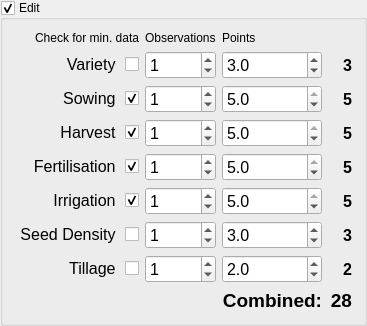
         <widget class="QGroupBox" name="gbxManagement">
          <property name="sizePolicy">
           <sizepolicy hsizetype="Preferred" vsizetype="Minimum">
            <horstretch>0</horstretch>
            <verstretch>0</verstretch>
           </sizepolicy>
          </property>
          <property name="minimumSize">
           <size>
            <width>0</width>
            <height>0</height>
           </size>
          </property>
          <property name="title">
           <string>Edit</string>
          </property>
          <property name="flat">
           <bool>false</bool>
          </property>
          <property name="checkable">
           <bool>true</bool>
          </property>
          <property name="checked">
           <bool>true</bool>
          </property>
          <layout class="QGridLayout" name="gridLayout">
           <item row="0" column="2">
            <widget class="QLabel" name="lblMgmtPoints">
             <property name="font">
              <font>
               <pointsize>9</pointsize>
              </font>
             </property>
             <property name="text">
              <string>Points</string>
             </property>
            </widget>
           </item>
           <item row="1" column="1">
            <widget class="QSpinBox" name="sbVarietyObsMgmt">
             <property name="sizePolicy">
              <sizepolicy hsizetype="Minimum" vsizetype="Minimum">
               <horstretch>0</horstretch>
               <verstretch>0</verstretch>
              </sizepolicy>
             </property>
             <property name="font">
              <font>
               <pointsize>12</pointsize>
              </font>
             </property>
             <property name="toolTip">
              <string>&lt;html&gt;&lt;head/&gt;&lt;body&gt;&lt;p&gt;Number of observations&lt;/p&gt;&lt;/body&gt;&lt;/html&gt;</string>
             </property>
             <property name="value">
              <number>1</number>
             </property>
            </widget>
           </item>
           <item row="0" column="1">
            <widget class="QLabel" name="lblMgmtObservations">
             <property name="sizePolicy">
              <sizepolicy hsizetype="Preferred" vsizetype="Fixed">
               <horstretch>0</horstretch>
               <verstretch>0</verstretch>
              </sizepolicy>
             </property>
             <property name="font">
              <font>
               <pointsize>9</pointsize>
              </font>
             </property>
             <property name="text">
              <string>Observations</string>
             </property>
            </widget>
           </item>
           <item row="0" column="0">
            <widget class="QLabel" name="lblMgmtMinData">
             <property name="font">
              <font>
               <pointsize>9</pointsize>
              </font>
             </property>
             <property name="text">
              <string>Check for min. data</string>
             </property>
             <property name="alignment">
              <set>Qt::AlignRight|Qt::AlignTrailing|Qt::AlignVCenter</set>
             </property>
            </widget>
           </item>
           <item row="2" column="0">
            <widget class="QCheckBox" name="chbxSowing">
             <property name="font">
              <font>
               <pointsize>12</pointsize>
              </font>
             </property>
             <property name="toolTip">
              <string>&lt;html&gt;&lt;head/&gt;&lt;body&gt;&lt;p&gt;Check if Minimum Data&lt;/p&gt;&lt;/body&gt;&lt;/html&gt;</string>
             </property>
             <property name="layoutDirection">
              <enum>Qt::RightToLeft</enum>
             </property>
             <property name="text">
              <string>Sowing </string>
             </property>
             <property name="checked">
              <bool>true</bool>
             </property>
            </widget>
           </item>
           <item row="1" column="2">
            <widget class="QDoubleSpinBox" name="dsbVarietyWeightMgmt">
             <property name="sizePolicy">
              <sizepolicy hsizetype="Minimum" vsizetype="Minimum">
               <horstretch>0</horstretch>
               <verstretch>0</verstretch>
              </sizepolicy>
             </property>
             <property name="font">
              <font>
               <pointsize>12</pointsize>
              </font>
             </property>
             <property name="decimals">
              <number>1</number>
             </property>
             <property name="maximum">
              <double>5.000000000000000</double>
             </property>
             <property name="singleStep">
              <double>0.500000000000000</double>
             </property>
             <property name="value">
              <double>3.000000000000000</double>
             </property>
            </widget>
           </item>
           <item row="4" column="1">
            <widget class="QSpinBox" name="sbFertilisationObsMgmt">
             <property name="sizePolicy">
              <sizepolicy hsizetype="Minimum" vsizetype="Minimum">
               <horstretch>0</horstretch>
               <verstretch>0</verstretch>
              </sizepolicy>
             </property>
             <property name="font">
              <font>
               <pointsize>12</pointsize>
              </font>
             </property>
             <property name="toolTip">
              <string>&lt;html&gt;&lt;head/&gt;&lt;body&gt;&lt;p&gt;Number of observations&lt;/p&gt;&lt;/body&gt;&lt;/html&gt;</string>
             </property>
             <property name="value">
              <number>1</number>
             </property>
            </widget>
           </item>
           <item row="6" column="2">
            <widget class="QDoubleSpinBox" name="dsbSeedDensityWeightMgmt">
             <property name="sizePolicy">
              <sizepolicy hsizetype="Minimum" vsizetype="Minimum">
               <horstretch>0</horstretch>
               <verstretch>0</verstretch>
              </sizepolicy>
             </property>
             <property name="font">
              <font>
               <pointsize>12</pointsize>
              </font>
             </property>
             <property name="decimals">
              <number>1</number>
             </property>
             <property name="maximum">
              <double>5.000000000000000</double>
             </property>
             <property name="singleStep">
              <double>0.500000000000000</double>
             </property>
             <property name="value">
              <double>3.000000000000000</double>
             </property>
            </widget>
           </item>
           <item row="5" column="0">
            <widget class="QCheckBox" name="chbxIrrigation">
             <property name="font">
              <font>
               <pointsize>12</pointsize>
              </font>
             </property>
             <property name="toolTip">
              <string>&lt;html&gt;&lt;head/&gt;&lt;body&gt;&lt;p&gt;Check if Minimum Data&lt;/p&gt;&lt;/body&gt;&lt;/html&gt;</string>
             </property>
             <property name="layoutDirection">
              <enum>Qt::RightToLeft</enum>
             </property>
             <property name="text">
              <string>Irrigation </string>
             </property>
             <property name="checked">
              <bool>true</bool>
             </property>
            </widget>
           </item>
           <item row="5" column="1">
            <widget class="QSpinBox" name="sbIrrigationObsMgmt">
             <property name="sizePolicy">
              <sizepolicy hsizetype="Minimum" vsizetype="Minimum">
               <horstretch>0</horstretch>
               <verstretch>0</verstretch>
              </sizepolicy>
             </property>
             <property name="font">
              <font>
               <pointsize>12</pointsize>
              </font>
             </property>
             <property name="toolTip">
              <string>&lt;html&gt;&lt;head/&gt;&lt;body&gt;&lt;p&gt;Number of observations&lt;/p&gt;&lt;/body&gt;&lt;/html&gt;</string>
             </property>
             <property name="value">
              <number>1</number>
             </property>
            </widget>
           </item>
           <item row="5" column="3">
            <widget class="QLabel" name="lblIrrigationRating">
             <property name="minimumSize">
              <size>
               <width>25</width>
               <height>0</height>
              </size>
             </property>
             <property name="font">
              <font>
               <pointsize>12</pointsize>
               <weight>75</weight>
               <bold>true</bold>
              </font>
             </property>
             <property name="lineWidth">
              <number>1</number>
             </property>
             <property name="midLineWidth">
              <number>1</number>
             </property>
             <property name="text">
              <string>5</string>
             </property>
             <property name="alignment">
              <set>Qt::AlignRight|Qt::AlignTrailing|Qt::AlignVCenter</set>
             </property>
             <property name="margin">
              <number>-1</number>
             </property>
             <property name="indent">
              <number>1</number>
             </property>
            </widget>
           </item>
           <item row="6" column="1">
            <widget class="QSpinBox" name="sbSeedDensityObsMgmt">
             <property name="sizePolicy">
              <sizepolicy hsizetype="Minimum" vsizetype="Minimum">
               <horstretch>0</horstretch>
               <verstretch>0</verstretch>
              </sizepolicy>
             </property>
             <property name="font">
              <font>
               <pointsize>12</pointsize>
              </font>
             </property>
             <property name="toolTip">
              <string>&lt;html&gt;&lt;head/&gt;&lt;body&gt;&lt;p&gt;Number of observations&lt;/p&gt;&lt;/body&gt;&lt;/html&gt;</string>
             </property>
             <property name="value">
              <number>1</number>
             </property>
            </widget>
           </item>
           <item row="4" column="3">
            <widget class="QLabel" name="lblFertilisationRating">
             <property name="minimumSize">
              <size>
               <width>25</width>
               <height>0</height>
              </size>
             </property>
             <property name="font">
              <font>
               <pointsize>12</pointsize>
               <weight>75</weight>
               <bold>true</bold>
              </font>
             </property>
             <property name="lineWidth">
              <number>1</number>
             </property>
             <property name="midLineWidth">
              <number>1</number>
             </property>
             <property name="text">
              <string>5</string>
             </property>
             <property name="alignment">
              <set>Qt::AlignRight|Qt::AlignTrailing|Qt::AlignVCenter</set>
             </property>
             <property name="margin">
              <number>-1</number>
             </property>
             <property name="indent">
              <number>1</number>
             </property>
            </widget>
           </item>
           <item row="3" column="3">
            <widget class="QLabel" name="lblHarvestRating">
             <property name="minimumSize">
              <size>
               <width>25</width>
               <height>0</height>
              </size>
             </property>
             <property name="font">
              <font>
               <pointsize>12</pointsize>
               <weight>75</weight>
               <bold>true</bold>
              </font>
             </property>
             <property name="lineWidth">
              <number>1</number>
             </property>
             <property name="midLineWidth">
              <number>1</number>
             </property>
             <property name="text">
              <string>5</string>
             </property>
             <property name="alignment">
              <set>Qt::AlignRight|Qt::AlignTrailing|Qt::AlignVCenter</set>
             </property>
             <property name="margin">
              <number>-1</number>
             </property>
             <property name="indent">
              <number>1</number>
             </property>
            </widget>
           </item>
           <item row="8" column="3">
            <widget class="QLabel" name="lblCombinedTotal">
             <property name="minimumSize">
              <size>
               <width>25</width>
               <height>0</height>
              </size>
             </property>
             <property name="font">
              <font>
               <pointsize>14</pointsize>
               <weight>75</weight>
               <bold>true</bold>
              </font>
             </property>
             <property name="text">
              <string>28</string>
             </property>
             <property name="alignment">
              <set>Qt::AlignRight|Qt::AlignTrailing|Qt::AlignVCenter</set>
             </property>
             <property name="margin">
              <number>-1</number>
             </property>
             <property name="indent">
              <number>1</number>
             </property>
            </widget>
           </item>
           <item row="7" column="2">
            <widget class="QDoubleSpinBox" name="dsbTillageWeightMgmt">
             <property name="sizePolicy">
              <sizepolicy hsizetype="Minimum" vsizetype="Minimum">
               <horstretch>0</horstretch>
               <verstretch>0</verstretch>
              </sizepolicy>
             </property>
             <property name="font">
              <font>
               <pointsize>12</pointsize>
              </font>
             </property>
             <property name="decimals">
              <number>1</number>
             </property>
             <property name="maximum">
              <double>5.000000000000000</double>
             </property>
             <property name="singleStep">
              <double>0.500000000000000</double>
             </property>
             <property name="value">
              <double>2.000000000000000</double>
             </property>
            </widget>
           </item>
           <item row="7" column="0">
            <widget class="QCheckBox" name="chbxTillage">
             <property name="font">
              <font>
               <pointsize>12</pointsize>
              </font>
             </property>
             <property name="toolTip">
              <string>&lt;html&gt;&lt;head/&gt;&lt;body&gt;&lt;p&gt;Check if Minimum Data&lt;/p&gt;&lt;/body&gt;&lt;/html&gt;</string>
             </property>
             <property name="layoutDirection">
              <enum>Qt::RightToLeft</enum>
             </property>
             <property name="text">
              <string>Tillage </string>
             </property>
            </widget>
           </item>
           <item row="7" column="3">
            <widget class="QLabel" name="lblTillageRating">
             <property name="minimumSize">
              <size>
               <width>25</width>
               <height>0</height>
              </size>
             </property>
             <property name="font">
              <font>
               <pointsize>12</pointsize>
               <weight>75</weight>
               <bold>true</bold>
              </font>
             </property>
             <property name="lineWidth">
              <number>1</number>
             </property>
             <property name="midLineWidth">
              <number>1</number>
             </property>
             <property name="text">
              <string>2</string>
             </property>
             <property name="alignment">
              <set>Qt::AlignRight|Qt::AlignTrailing|Qt::AlignVCenter</set>
             </property>
             <property name="margin">
              <number>-1</number>
             </property>
             <property name="indent">
              <number>1</number>
             </property>
            </widget>
           </item>
           <item row="8" column="2">
            <widget class="QLabel" name="lblCombined">
             <property name="font">
              <font>
               <pointsize>14</pointsize>
               <weight>75</weight>
               <bold>true</bold>
              </font>
             </property>
             <property name="text">
              <string>Combined:</string>
             </property>
             <property name="alignment">
              <set>Qt::AlignRight|Qt::AlignTrailing|Qt::AlignVCenter</set>
             </property>
             <property name="margin">
              <number>0</number>
             </property>
            </widget>
           </item>
           <item row="7" column="1">
            <widget class="QSpinBox" name="sbTillageObsMgmt">
             <property name="sizePolicy">
              <sizepolicy hsizetype="Minimum" vsizetype="Minimum">
               <horstretch>0</horstretch>
               <verstretch>0</verstretch>
              </sizepolicy>
             </property>
             <property name="font">
              <font>
               <pointsize>12</pointsize>
              </font>
             </property>
             <property name="toolTip">
              <string>&lt;html&gt;&lt;head/&gt;&lt;body&gt;&lt;p&gt;Number of observations&lt;/p&gt;&lt;/body&gt;&lt;/html&gt;</string>
             </property>
             <property name="value">
              <number>1</number>
             </property>
            </widget>
           </item>
           <item row="3" column="2">
            <widget class="QDoubleSpinBox" name="dsbHarvestWeightMgmt">
             <property name="sizePolicy">
              <sizepolicy hsizetype="Minimum" vsizetype="Minimum">
               <horstretch>0</horstretch>
               <verstretch>0</verstretch>
              </sizepolicy>
             </property>
             <property name="font">
              <font>
               <pointsize>12</pointsize>
              </font>
             </property>
             <property name="decimals">
              <number>1</number>
             </property>
             <property name="maximum">
              <double>5.000000000000000</double>
             </property>
             <property name="singleStep">
              <double>0.500000000000000</double>
             </property>
             <property name="value">
              <double>5.000000000000000</double>
             </property>
            </widget>
           </item>
           <item row="4" column="0">
            <widget class="QCheckBox" name="chbxFertilisation">
             <property name="font">
              <font>
               <pointsize>12</pointsize>
              </font>
             </property>
             <property name="toolTip">
              <string>&lt;html&gt;&lt;head/&gt;&lt;body&gt;&lt;p&gt;Check if Minimum Data&lt;/p&gt;&lt;/body&gt;&lt;/html&gt;</string>
             </property>
             <property name="layoutDirection">
              <enum>Qt::RightToLeft</enum>
             </property>
             <property name="text">
              <string>Fertilisation </string>
             </property>
             <property name="checked">
              <bool>true</bool>
             </property>
            </widget>
           </item>
           <item row="4" column="2">
            <widget class="QDoubleSpinBox" name="dsbFertilisationWeightMgmt">
             <property name="sizePolicy">
              <sizepolicy hsizetype="Minimum" vsizetype="Minimum">
               <horstretch>0</horstretch>
               <verstretch>0</verstretch>
              </sizepolicy>
             </property>
             <property name="font">
              <font>
               <pointsize>12</pointsize>
              </font>
             </property>
             <property name="decimals">
              <number>1</number>
             </property>
             <property name="maximum">
              <double>5.000000000000000</double>
             </property>
             <property name="singleStep">
              <double>0.500000000000000</double>
             </property>
             <property name="value">
              <double>5.000000000000000</double>
             </property>
            </widget>
           </item>
           <item row="6" column="0">
            <widget class="QCheckBox" name="chbxSeedDensity">
             <property name="font">
              <font>
               <pointsize>12</pointsize>
              </font>
             </property>
             <property name="toolTip">
              <string>&lt;html&gt;&lt;head/&gt;&lt;body&gt;&lt;p&gt;Check if Minimum Data&lt;/p&gt;&lt;/body&gt;&lt;/html&gt;</string>
             </property>
             <property name="layoutDirection">
              <enum>Qt::RightToLeft</enum>
             </property>
             <property name="text">
              <string>Seed Density </string>
             </property>
            </widget>
           </item>
           <item row="5" column="2">
            <widget class="QDoubleSpinBox" name="dsbIrrigationWeightMgmt">
             <property name="sizePolicy">
              <sizepolicy hsizetype="Minimum" vsizetype="Minimum">
               <horstretch>0</horstretch>
               <verstretch>0</verstretch>
              </sizepolicy>
             </property>
             <property name="font">
              <font>
               <pointsize>12</pointsize>
              </font>
             </property>
             <property name="decimals">
              <number>1</number>
             </property>
             <property name="maximum">
              <double>5.000000000000000</double>
             </property>
             <property name="singleStep">
              <double>0.500000000000000</double>
             </property>
             <property name="value">
              <double>5.000000000000000</double>
             </property>
            </widget>
           </item>
           <item row="6" column="3">
            <widget class="QLabel" name="lblSeedDensityRating">
             <property name="minimumSize">
              <size>
               <width>25</width>
               <height>0</height>
              </size>
             </property>
             <property name="font">
              <font>
               <pointsize>12</pointsize>
               <weight>75</weight>
               <bold>true</bold>
              </font>
             </property>
             <property name="lineWidth">
              <number>1</number>
             </property>
             <property name="midLineWidth">
              <number>1</number>
             </property>
             <property name="text">
              <string>3</string>
             </property>
             <property name="alignment">
              <set>Qt::AlignRight|Qt::AlignTrailing|Qt::AlignVCenter</set>
             </property>
             <property name="margin">
              <number>-1</number>
             </property>
             <property name="indent">
              <number>1</number>
             </property>
            </widget>
           </item>
           <item row="3" column="0">
            <widget class="QCheckBox" name="chbxHarvest">
             <property name="font">
              <font>
               <pointsize>12</pointsize>
              </font>
             </property>
             <property name="toolTip">
              <string>&lt;html&gt;&lt;head/&gt;&lt;body&gt;&lt;p&gt;Check if Minimum Data&lt;/p&gt;&lt;/body&gt;&lt;/html&gt;</string>
             </property>
             <property name="layoutDirection">
              <enum>Qt::RightToLeft</enum>
             </property>
             <property name="text">
              <string>Harvest </string>
             </property>
             <property name="checked">
              <bool>true</bool>
             </property>
            </widget>
           </item>
           <item row="2" column="3">
            <widget class="QLabel" name="lblSowingRating">
             <property name="minimumSize">
              <size>
               <width>25</width>
               <height>0</height>
              </size>
             </property>
             <property name="font">
              <font>
               <pointsize>12</pointsize>
               <weight>75</weight>
               <bold>true</bold>
              </font>
             </property>
             <property name="lineWidth">
              <number>1</number>
             </property>
             <property name="midLineWidth">
              <number>1</number>
             </property>
             <property name="text">
              <string>5</string>
             </property>
             <property name="alignment">
              <set>Qt::AlignRight|Qt::AlignTrailing|Qt::AlignVCenter</set>
             </property>
             <property name="margin">
              <number>-1</number>
             </property>
             <property name="indent">
              <number>1</number>
             </property>
            </widget>
           </item>
           <item row="3" column="1">
            <widget class="QSpinBox" name="sbHarvestObsMgmt">
             <property name="sizePolicy">
              <sizepolicy hsizetype="Minimum" vsizetype="Minimum">
               <horstretch>0</horstretch>
               <verstretch>0</verstretch>
              </sizepolicy>
             </property>
             <property name="font">
              <font>
               <pointsize>12</pointsize>
              </font>
             </property>
             <property name="toolTip">
              <string>&lt;html&gt;&lt;head/&gt;&lt;body&gt;&lt;p&gt;Number of observations&lt;/p&gt;&lt;/body&gt;&lt;/html&gt;</string>
             </property>
             <property name="value">
              <number>1</number>
             </property>
            </widget>
           </item>
           <item row="2" column="2">
            <widget class="QDoubleSpinBox" name="dsbSowingWeightMgmt">
             <property name="sizePolicy">
              <sizepolicy hsizetype="Minimum" vsizetype="Minimum">
               <horstretch>0</horstretch>
               <verstretch>0</verstretch>
              </sizepolicy>
             </property>
             <property name="font">
              <font>
               <pointsize>12</pointsize>
              </font>
             </property>
             <property name="decimals">
              <number>1</number>
             </property>
             <property name="maximum">
              <double>5.000000000000000</double>
             </property>
             <property name="singleStep">
              <double>0.500000000000000</double>
             </property>
             <property name="value">
              <double>5.000000000000000</double>
             </property>
            </widget>
           </item>
           <item row="2" column="1">
            <widget class="QSpinBox" name="sbSowingObsMgmt">
             <property name="sizePolicy">
              <sizepolicy hsizetype="Minimum" vsizetype="Minimum">
               <horstretch>0</horstretch>
               <verstretch>0</verstretch>
              </sizepolicy>
             </property>
             <property name="font">
              <font>
               <pointsize>12</pointsize>
              </font>
             </property>
             <property name="toolTip">
              <string>&lt;html&gt;&lt;head/&gt;&lt;body&gt;&lt;p&gt;Number of observations&lt;/p&gt;&lt;/body&gt;&lt;/html&gt;</string>
             </property>
             <property name="value">
              <number>1</number>
             </property>
            </widget>
           </item>
           <item row="1" column="0">
            <widget class="QCheckBox" name="chbxVariety">
             <property name="font">
              <font>
               <pointsize>12</pointsize>
              </font>
             </property>
             <property name="toolTip">
              <string>&lt;html&gt;&lt;head/&gt;&lt;body&gt;&lt;p&gt;Check if Minimum Data&lt;/p&gt;&lt;/body&gt;&lt;/html&gt;</string>
             </property>
             <property name="layoutDirection">
              <enum>Qt::RightToLeft</enum>
             </property>
             <property name="text">
              <string>Variety </string>
             </property>
             <property name="tristate">
              <bool>false</bool>
             </property>
            </widget>
           </item>
           <item row="1" column="3">
            <widget class="QLabel" name="lblVarietyRating">
             <property name="minimumSize">
              <size>
               <width>25</width>
               <height>0</height>
              </size>
             </property>
             <property name="font">
              <font>
               <pointsize>12</pointsize>
               <weight>75</weight>
               <bold>true</bold>
              </font>
             </property>
             <property name="lineWidth">
              <number>1</number>
             </property>
             <property name="midLineWidth">
              <number>1</number>
             </property>
             <property name="text">
              <string>3</string>
             </property>
             <property name="alignment">
              <set>Qt::AlignRight|Qt::AlignTrailing|Qt::AlignVCenter</set>
             </property>
             <property name="margin">
              <number>-1</number>
             </property>
             <property name="indent">
              <number>1</number>
             </property>
            </widget>
           </item>
          </layout>
         </widget>
